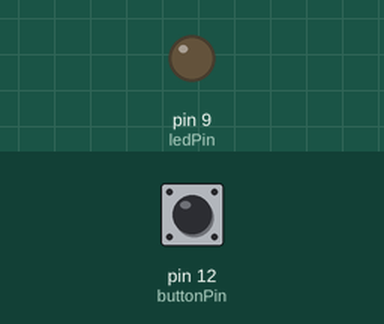
Simulated run of this sketch. Board: Arduino Uno, built with avr-gcc and run on an emulated ATmega328P. Parts: output pins drawn as LEDs (lit = HIGH). The inputs (shaded band) are chosen by the test bench; at power-on: pin 12 (buttonPin) LOW.

Above: at 1.2 s.
1.3 s: pin 12 (buttonPin) pulled HIGH for 0.15 s
At 1.37 s:
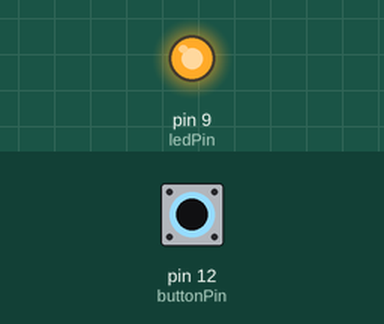
2.9 s: pin 12 (buttonPin) pulled HIGH for 3.2 s
At 6.5 s:
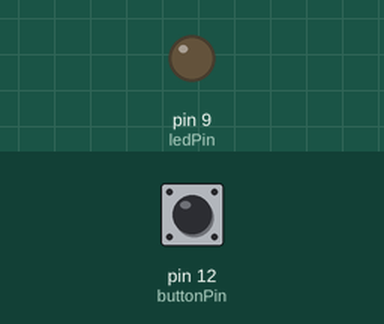
Timing chart, 0 to 8.0 s (numbered marks = the images above; inputs shaded):
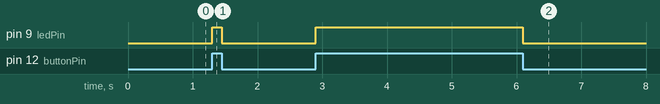

The sketch:

sponk_button_led.ino
```cpp
// define pins for button and led
const int buttonPin = 12;
const int ledPin = 9;

// setup pins
void setup() {
  // set button pin to INPUT and led pin to OUTPUT
  pinMode(buttonPin, INPUT);
  pinMode(ledPin, OUTPUT);
}

// main loop
void loop() {
  // if button is pressed (high) then also power the LED (high)
  if (digitalRead(buttonPin) == HIGH) {
    digitalWrite(ledPin, HIGH);
  }
  else {
    // if the button is not pressed, power down LED (low)
    digitalWrite(ledPin, LOW);
  }
}
```

Measured:
- after the input at 1.3 s, pin 9 (ledPin): LOW → HIGH at once, → LOW 0.15 s later
- after the input at 2.9 s, pin 9 (ledPin): LOW → HIGH at once, → LOW 3.2 s later
